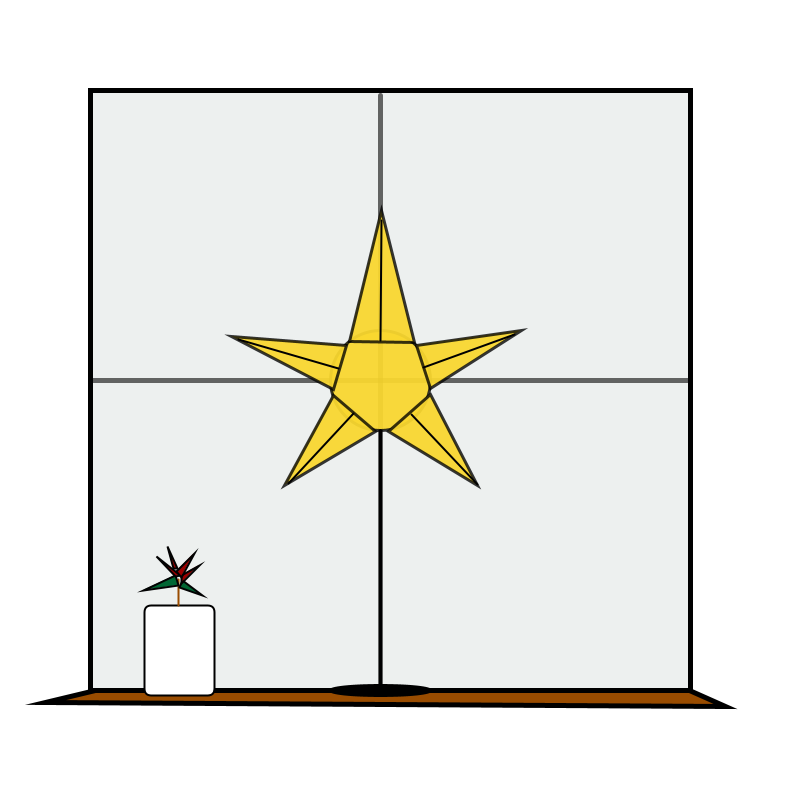
Frame 1 (no input)
Frame 60 (the mouse pressed at the canvas centre just before this capture): identical to frame 1, image omitted
Frame 120 (the mouse held since frame 60 and released just before this capture): identical to frame 1, image omitted

The Processing sketch that drew this single still picture (run headless with seeded random() and noise(); from frame 60 on, the mouse is pressed at the canvas centre):

// Processing sketch: lucka_8_star
// ── lucka_8_star.pde
void setup() {
  size(800, 800);
  background(255);

  luckaEight();
}
void draw() {

  println("MouseX : "+mouseX+" MouseY : "+mouseY);
}
// ── lucka_8.pde
void luckaEight() {

  //window
  stroke(0, 0, 0);
  strokeWeight(5);
  fill(237, 240, 239);
  rect(90, 90, 600, 600);
  fill(153, 76, 0);
  quad(95, 690, 689, 690, 725, 706, 45, 702);
  stroke(0, 0, 0, 150);
  line(380, 95, 380, 690);
  line(90, 380, 690, 380);

  //star
  strokeWeight(3);
  stroke(0, 0, 0, 200);
  fill(249, 215, 47, 240);
  ellipse(380, 380, 100, 100);
  triangle(381, 210, 349, 341, 414, 342);
  triangle(231, 336, 346, 345, 333, 389);
  triangle(284, 485, 333, 395, 375, 431);
  triangle(521, 330, 416, 345, 430, 388);
  triangle(477, 485, 430, 394, 388, 431);

  //legs
  stroke(0);
  line(380, 430, 380, 690);
  fill(0);
  ellipse(380, 690, 100, 10);

  //lines
  strokeWeight(2);
  line(381, 220, 380, 340); 
  line(238, 339, 338, 368);
  line(514, 334, 423, 367);
  line(288, 483, 353, 413);
  line(477, 484, 411, 414);


  //flower
  fill(255, 255, 255);
  rect(144, 605, 70, 90, 7);
  
  stroke(153, 76,0);
  line(178, 579, 178, 605);
  
  stroke(2);
  fill(0, 102, 51);
  triangle(143, 590, 178, 585, 175, 575);
  triangle(202, 595, 179, 587, 182, 580);
 
  fill(153, 0,0);
   triangle(156, 556, 175, 576, 180, 575);
  triangle(199, 565, 181, 575, 181, 583);
  triangle(194, 553, 181, 577, 176, 571);
  triangle(167, 546, 173, 568, 177, 568);
}
